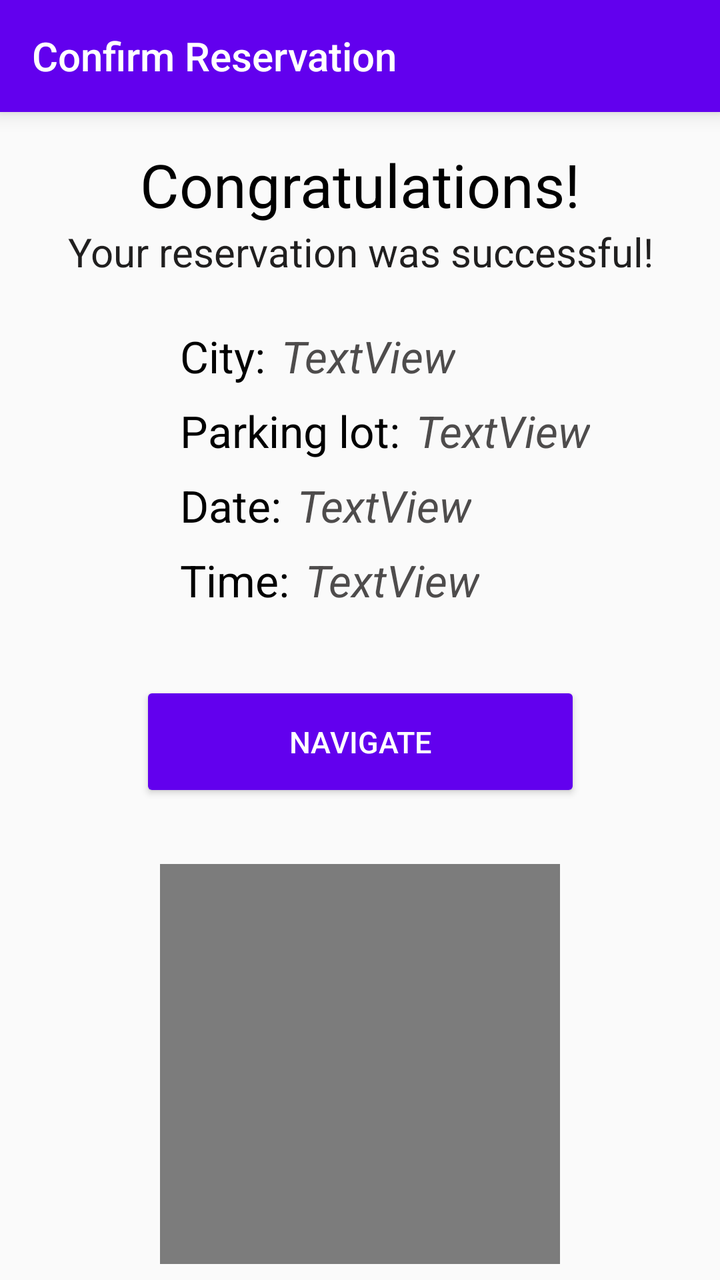
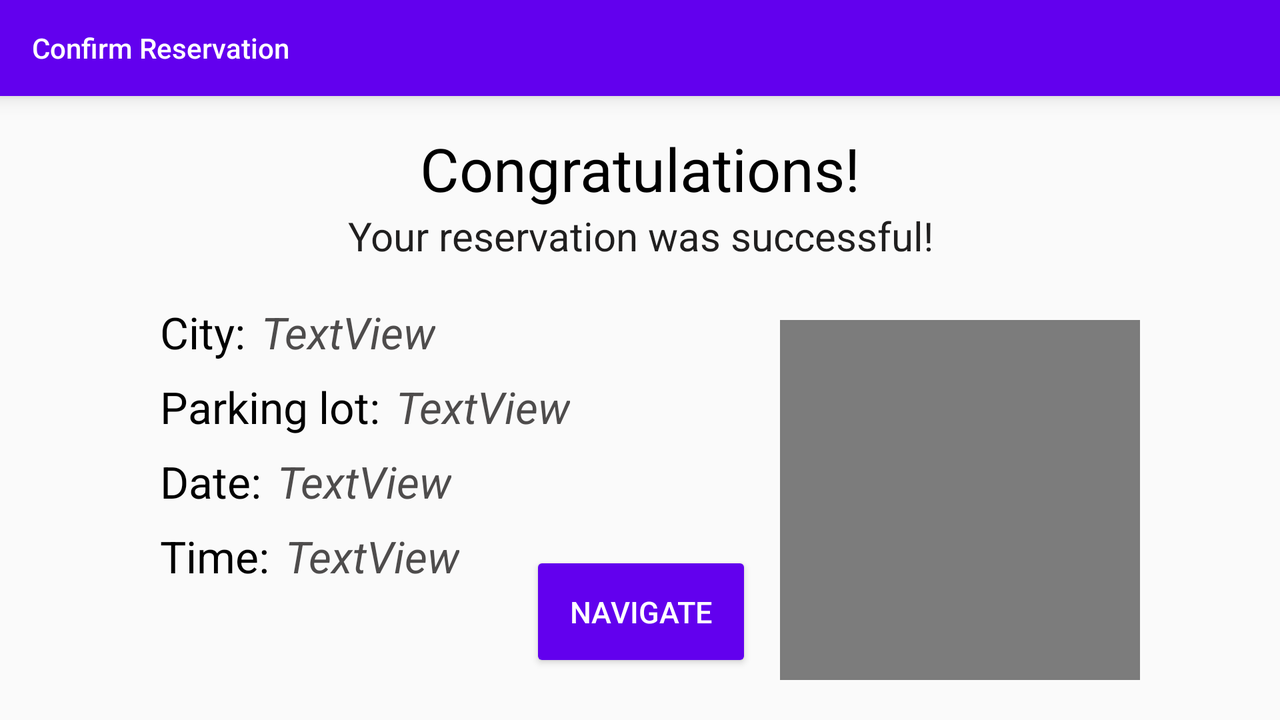

Compare how this app lays out the same screen by default and in its alternative resource folder. The renders come first, then the two layout files and the values they reference.
<!-- AndroidManifest.xml: application theme Theme.AppCompat.Light.NoActionBar -->
<!-- res/layout/activity_confirm_reservation.xml -->
<?xml version="1.0" encoding="utf-8"?>
<androidx.constraintlayout.widget.ConstraintLayout xmlns:android="http://schemas.android.com/apk/res/android"
    xmlns:app="http://schemas.android.com/apk/res-auto"
    xmlns:tools="http://schemas.android.com/tools"
    android:layout_width="match_parent"
    android:layout_height="match_parent"
    tools:context=".ConfirmReservationActivity">

    <androidx.appcompat.widget.Toolbar
        android:id="@+id/confirm_reservation_toolbar"
        android:layout_width="match_parent"
        android:layout_height="?attr/actionBarSize"
        android:background="@color/design_default_color_primary"
        android:elevation="6dp"
        android:theme="@style/ThemeOverlay.AppCompat.Dark.ActionBar"
        app:layout_constraintEnd_toEndOf="parent"
        app:layout_constraintStart_toStartOf="parent"
        app:layout_constraintTop_toTopOf="parent"
        app:popupTheme="@style/ThemeOverlay.AppCompat.Light"
        app:title="@string/confirm_reservation_toolbar_title" />

    <TextView
        android:id="@+id/congratsText"
        android:layout_width="wrap_content"
        android:layout_height="wrap_content"
        android:layout_marginTop="16dp"
        android:text="@string/congrats_text"
        android:textAppearance="@style/TextAppearance.AppCompat.Large"
        android:textColor="@color/black"
        android:textSize="30sp"
        app:layout_constraintEnd_toEndOf="parent"
        app:layout_constraintStart_toStartOf="parent"
        app:layout_constraintTop_toBottomOf="@+id/confirm_reservation_toolbar" />

    <TextView
        android:id="@+id/successfulReservation"
        android:layout_width="wrap_content"
        android:layout_height="wrap_content"
        android:text="@string/success_reservation"
        android:textColor="@color/dark_gray"
        android:textSize="20dp"
        app:layout_constraintEnd_toEndOf="@+id/congratsText"
        app:layout_constraintStart_toStartOf="@+id/congratsText"
        app:layout_constraintTop_toBottomOf="@+id/congratsText" />

    <TextView
        android:id="@+id/cityTitle"
        android:layout_width="wrap_content"
        android:layout_height="wrap_content"
        android:layout_marginStart="90dp"
        android:layout_marginTop="24dp"
        android:text="@string/city_title"
        android:textAppearance="@style/TextAppearance.AppCompat.Large"
        android:textColor="@color/black"
        app:layout_constraintStart_toStartOf="parent"
        app:layout_constraintTop_toBottomOf="@+id/successfulReservation" />

    <TextView
        android:id="@+id/reserved_city"
        android:layout_width="wrap_content"
        android:layout_height="wrap_content"
        android:layout_marginStart="8dp"
        android:text="TextView"
        android:textColor="@color/gray"
        android:textStyle="italic"
        android:textAppearance="@style/TextAppearance.AppCompat.Large"
        app:layout_constraintBottom_toBottomOf="@+id/cityTitle"
        app:layout_constraintStart_toEndOf="@+id/cityTitle"
        app:layout_constraintTop_toTopOf="@+id/cityTitle" />

    <TextView
        android:id="@+id/lotTitle"
        android:layout_width="wrap_content"
        android:layout_height="wrap_content"
        android:layout_marginTop="8dp"
        android:text="@string/lot_title"
        android:textAppearance="@style/TextAppearance.AppCompat.Large"
        android:textColor="@color/black"
        app:layout_constraintStart_toStartOf="@+id/cityTitle"
        app:layout_constraintTop_toBottomOf="@+id/cityTitle" />

    <TextView
        android:id="@+id/reserved_lot"
        android:layout_width="wrap_content"
        android:layout_height="wrap_content"
        android:layout_marginStart="8dp"
        android:text="TextView"
        android:textAppearance="@style/TextAppearance.AppCompat.Large"
        android:textColor="@color/gray"
        android:textStyle="italic"
        app:layout_constraintBottom_toBottomOf="@+id/lotTitle"
        app:layout_constraintStart_toEndOf="@+id/lotTitle"
        app:layout_constraintTop_toTopOf="@+id/lotTitle" />

    <TextView
        android:id="@+id/dateTitle"
        android:layout_width="wrap_content"
        android:layout_height="wrap_content"
        android:layout_marginTop="8dp"
        android:text="@string/date_title"
        android:textAppearance="@style/TextAppearance.AppCompat.Large"
        android:textColor="@color/black"
        app:layout_constraintStart_toStartOf="@+id/lotTitle"
        app:layout_constraintTop_toBottomOf="@+id/lotTitle" />

    <TextView
        android:id="@+id/reserved_date"
        android:layout_width="wrap_content"
        android:layout_height="wrap_content"
        android:layout_marginStart="8dp"
        android:text="TextView"
        android:textAppearance="@style/TextAppearance.AppCompat.Large"
        android:textColor="@color/gray"
        android:textStyle="italic"
        app:layout_constraintBottom_toBottomOf="@+id/dateTitle"
        app:layout_constraintStart_toEndOf="@+id/dateTitle"
        app:layout_constraintTop_toTopOf="@+id/dateTitle" />

    <TextView
        android:id="@+id/timeTitle"
        android:layout_width="wrap_content"
        android:layout_height="wrap_content"
        android:layout_marginTop="8dp"
        android:text="@string/time_title"
        android:textAppearance="@style/TextAppearance.AppCompat.Large"
        android:textColor="@color/black"
        app:layout_constraintStart_toStartOf="@+id/dateTitle"
        app:layout_constraintTop_toBottomOf="@+id/dateTitle" />

    <TextView
        android:id="@+id/reserved_time"
        android:layout_width="wrap_content"
        android:layout_height="wrap_content"
        android:layout_marginStart="8dp"
        android:text="TextView"
        android:textAppearance="@style/TextAppearance.AppCompat.Large"
        android:textColor="@color/gray"
        android:textStyle="italic"
        app:layout_constraintBottom_toBottomOf="@+id/timeTitle"
        app:layout_constraintStart_toEndOf="@+id/timeTitle"
        app:layout_constraintTop_toTopOf="@+id/timeTitle" />

    <ImageView
        android:id="@+id/qrImage"
        android:layout_width="200dp"
        android:layout_height="200dp"
        android:layout_marginBottom="8dp"
        app:srcCompat="@android:drawable/screen_background_dark_transparent"
        app:layout_constraintBottom_toBottomOf="parent"
        app:layout_constraintEnd_toEndOf="parent"
        app:layout_constraintStart_toStartOf="parent" />

    <Button
        android:id="@+id/navigateBtn"
        android:layout_width="0dp"
        android:layout_height="wrap_content"
        android:layout_marginTop="8dp"
        android:layout_marginBottom="8dp"
        android:backgroundTint="@color/design_default_color_primary"
        android:padding="20dp"
        android:text="@string/navigation_btn"
        android:textColor="@color/cardview_light_background"
        android:textSize="15sp"
        app:layout_constraintBottom_toTopOf="@+id/qrImage"
        app:layout_constraintEnd_toEndOf="@+id/congratsText"
        app:layout_constraintHorizontal_bias="0.544"
        app:layout_constraintStart_toStartOf="@+id/congratsText"
        app:layout_constraintTop_toBottomOf="@+id/timeTitle"
        app:layout_constraintVertical_bias="0.546" />

</androidx.constraintlayout.widget.ConstraintLayout>
<!-- resources referenced by this layout -->
<resources>
  <color name="black">#FF000000</color>
  <color name="dark_gray">#201F1F</color>
  <color name="gray">#4E4C4C</color>
  <string name="city_title">City: </string>
  <string name="confirm_reservation_toolbar_title">Confirm Reservation</string>
  <string name="congrats_text">Congratulations!</string>
  <string name="date_title">Date: </string>
  <string name="lot_title">Parking lot: </string>
  <string name="navigation_btn">Navigate</string>
  <string name="success_reservation">Your reservation was successful!</string>
  <string name="time_title">Time: </string>
</resources>
<!-- res/layout-land/activity_confirm_reservation.xml (the author's variant of the layout above) -->
<!-- drawn on the phone turned sideways -->
<?xml version="1.0" encoding="utf-8"?>
<androidx.constraintlayout.widget.ConstraintLayout xmlns:android="http://schemas.android.com/apk/res/android"
    xmlns:app="http://schemas.android.com/apk/res-auto"
    xmlns:tools="http://schemas.android.com/tools"
    android:layout_width="match_parent"
    android:layout_height="match_parent"
    tools:context=".ConfirmReservationActivity">

    <androidx.appcompat.widget.Toolbar
        android:id="@+id/confirm_reservation_toolbar"
        android:layout_width="match_parent"
        android:layout_height="?attr/actionBarSize"
        android:background="@color/design_default_color_primary"
        android:elevation="6dp"
        android:theme="@style/ThemeOverlay.AppCompat.Dark.ActionBar"
        app:layout_constraintEnd_toEndOf="parent"
        app:layout_constraintStart_toStartOf="parent"
        app:layout_constraintTop_toTopOf="parent"
        app:popupTheme="@style/ThemeOverlay.AppCompat.Light"
        app:title="@string/confirm_reservation_toolbar_title" />

    <TextView
        android:id="@+id/congratsText"
        android:layout_width="wrap_content"
        android:layout_height="wrap_content"
        android:layout_marginTop="16dp"
        android:text="@string/congrats_text"
        android:textAppearance="@style/TextAppearance.AppCompat.Large"
        android:textColor="@color/black"
        android:textSize="30dp"
        app:layout_constraintEnd_toEndOf="parent"
        app:layout_constraintStart_toStartOf="parent"
        app:layout_constraintTop_toBottomOf="@+id/confirm_reservation_toolbar" />

    <TextView
        android:id="@+id/successfulReservation"
        android:layout_width="wrap_content"
        android:layout_height="wrap_content"
        android:text="@string/success_reservation"
        android:textColor="@color/dark_gray"
        android:textSize="20dp"
        app:layout_constraintEnd_toEndOf="@+id/congratsText"
        app:layout_constraintStart_toStartOf="@+id/congratsText"
        app:layout_constraintTop_toBottomOf="@+id/congratsText" />

    <TextView
        android:id="@+id/cityTitle"
        android:layout_width="wrap_content"
        android:layout_height="wrap_content"
        android:layout_marginStart="80dp"
        android:layout_marginTop="20dp"
        android:text="@string/city_title"
        android:textAppearance="@style/TextAppearance.AppCompat.Large"
        android:textColor="@color/black"
        app:layout_constraintStart_toStartOf="parent"
        app:layout_constraintTop_toBottomOf="@+id/successfulReservation" />

    <TextView
        android:id="@+id/reserved_city"
        android:layout_width="wrap_content"
        android:layout_height="wrap_content"
        android:layout_marginStart="8dp"
        android:text="TextView"
        android:textColor="@color/gray"
        android:textStyle="italic"
        android:textAppearance="@style/TextAppearance.AppCompat.Large"
        app:layout_constraintBottom_toBottomOf="@+id/cityTitle"
        app:layout_constraintStart_toEndOf="@+id/cityTitle"
        app:layout_constraintTop_toTopOf="@+id/cityTitle" />

    <TextView
        android:id="@+id/lotTitle"
        android:layout_width="wrap_content"
        android:layout_height="wrap_content"
        android:layout_marginTop="8dp"
        android:text="@string/lot_title"
        android:textAppearance="@style/TextAppearance.AppCompat.Large"
        android:textColor="@color/black"
        app:layout_constraintStart_toStartOf="@+id/cityTitle"
        app:layout_constraintTop_toBottomOf="@+id/cityTitle" />

    <TextView
        android:id="@+id/reserved_lot"
        android:layout_width="wrap_content"
        android:layout_height="wrap_content"
        android:layout_marginStart="8dp"
        android:text="TextView"
        android:textAppearance="@style/TextAppearance.AppCompat.Large"
        android:textColor="@color/gray"
        android:textStyle="italic"
        app:layout_constraintBottom_toBottomOf="@+id/lotTitle"
        app:layout_constraintStart_toEndOf="@+id/lotTitle"
        app:layout_constraintTop_toTopOf="@+id/lotTitle" />

    <TextView
        android:id="@+id/dateTitle"
        android:layout_width="wrap_content"
        android:layout_height="wrap_content"
        android:layout_marginTop="8dp"
        android:text="@string/date_title"
        android:textAppearance="@style/TextAppearance.AppCompat.Large"
        android:textColor="@color/black"
        app:layout_constraintStart_toStartOf="@+id/lotTitle"
        app:layout_constraintTop_toBottomOf="@+id/lotTitle" />

    <TextView
        android:id="@+id/reserved_date"
        android:layout_width="wrap_content"
        android:layout_height="wrap_content"
        android:layout_marginStart="8dp"
        android:text="TextView"
        android:textAppearance="@style/TextAppearance.AppCompat.Large"
        android:textColor="@color/gray"
        android:textStyle="italic"
        app:layout_constraintBottom_toBottomOf="@+id/dateTitle"
        app:layout_constraintStart_toEndOf="@+id/dateTitle"
        app:layout_constraintTop_toTopOf="@+id/dateTitle" />

    <TextView
        android:id="@+id/timeTitle"
        android:layout_width="wrap_content"
        android:layout_height="wrap_content"
        android:layout_marginTop="8dp"
        android:text="@string/time_title"
        android:textAppearance="@style/TextAppearance.AppCompat.Large"
        android:textColor="@color/black"
        app:layout_constraintStart_toStartOf="@+id/dateTitle"
        app:layout_constraintTop_toBottomOf="@+id/dateTitle" />

    <TextView
        android:id="@+id/reserved_time"
        android:layout_width="wrap_content"
        android:layout_height="wrap_content"
        android:layout_marginStart="8dp"
        android:text="TextView"
        android:textAppearance="@style/TextAppearance.AppCompat.Large"
        android:textColor="@color/gray"
        android:textStyle="italic"
        app:layout_constraintBottom_toBottomOf="@+id/timeTitle"
        app:layout_constraintStart_toEndOf="@+id/timeTitle"
        app:layout_constraintTop_toTopOf="@+id/timeTitle" />

    <ImageView
        android:id="@+id/qrImage"
        android:layout_width="180dp"
        android:layout_height="180dp"
        android:layout_marginEnd="70dp"
        android:layout_marginBottom="20dp"
        app:srcCompat="@android:drawable/screen_background_dark_transparent"
        app:layout_constraintBottom_toBottomOf="parent"
        app:layout_constraintEnd_toEndOf="parent" />

    <Button
        android:id="@+id/navigateBtn"
        android:layout_width="wrap_content"
        android:layout_height="wrap_content"
        android:layout_marginBottom="24dp"
        android:backgroundTint="@color/design_default_color_primary"
        android:padding="20dp"
        android:text="@string/navigation_btn"
        android:textColor="@color/cardview_light_background"
        android:textSize="15sp"
        app:layout_constraintBottom_toBottomOf="parent"
        app:layout_constraintEnd_toEndOf="@+id/successfulReservation"
        app:layout_constraintStart_toStartOf="@+id/successfulReservation" />

</androidx.constraintlayout.widget.ConstraintLayout>
